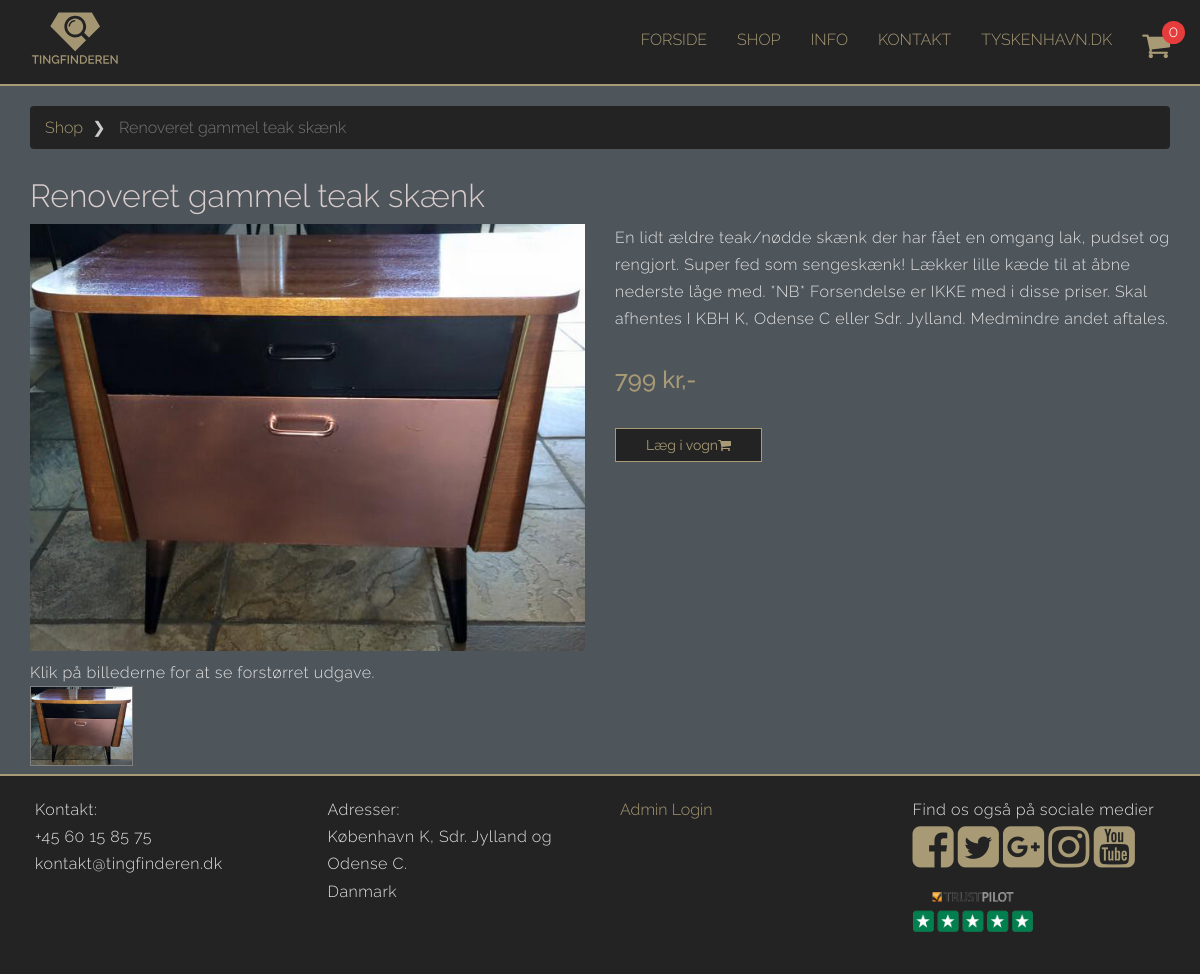
The page /showproduct.php?productid=10 on the database as committed earlier.
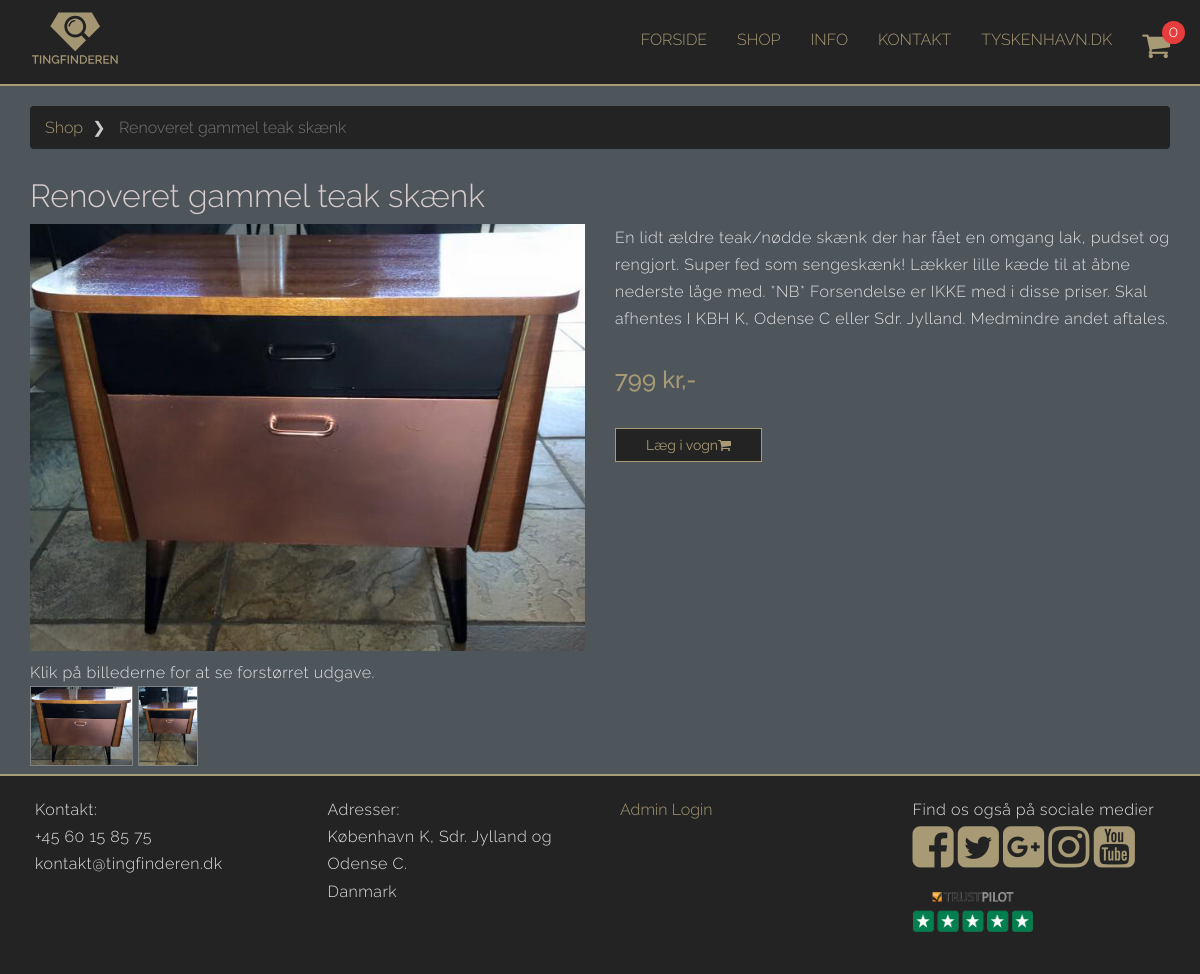
The same page on the database as committed later.
### tables this page shows
CREATE TABLE IF NOT EXISTS `products` (
  `idproducts` INT NOT NULL AUTO_INCREMENT,
  `productname` VARCHAR(60) NULL,
  `productdescription` TEXT(2000) NULL,
  `stock` INT NULL,
  `price` INT NULL,
  `date` TIMESTAMP NULL DEFAULT CURRENT_TIMESTAMP ON UPDATE CURRENT_TIMESTAMP,
  `mainimage` VARCHAR(100) NULL,
  `productcategory_idproductcategory` INT NOT NULL,
  PRIMARY KEY (`idproducts`),
  INDEX `fk_products_productcategory1_idx` (`productcategory_idproductcategory` ASC),
  CONSTRAINT `fk_products_productcategory1`
    FOREIGN KEY (`productcategory_idproductcategory`)
    REFERENCES `productcategory` (`idproductcategory`)
    ON DELETE NO ACTION
    ON UPDATE NO ACTION);

CREATE TABLE IF NOT EXISTS `productimages` (
  `idproductimages` INT NOT NULL AUTO_INCREMENT,
  `products_idproducts` INT NOT NULL,
  `imagesource` VARCHAR(100) NULL,
  PRIMARY KEY (`idproductimages`),
  INDEX `fk_productimages_products1_idx` (`products_idproducts` ASC),
  CONSTRAINT `fk_productimages_products1`
    FOREIGN KEY (`products_idproducts`)
    REFERENCES `products` (`idproducts`)
    ON DELETE NO ACTION
    ON UPDATE NO ACTION);

### showproduct.php (the view, shortened to what this page needs)
    <!DOCTYPE html>
    <html lang="da">
    <head>
        <?php
require_once("php/head.php");
?>
    <link rel="stylesheet" href="plugins/colorbox/colorbox.css" />
    </head>
    <body>
        <?php
require_once("php/header.php");
?>
            <div class="container">
                <div class="row">
                    <main>
                        <?php
    if(isset($_GET['productid'])){
            $productid = $_GET['productid'];
    }
    require_once("php/config.php");
    $sql = "select productname, productdescription, price, mainimage  from products where idproducts = ? limit 1";
    $stmt = $conn->prepare($sql);
    $stmt->bind_param('i', $productid);
    $stmt->bind_result($pname, $pdesc, $price, $pimage);
    $stmt->execute();
    while($stmt->fetch()){
        ?>
                            <div class="col-xs-12">
                                <ol class="breadcrumb top-buffer">
                                    <li><a href="shop.php">Shop</a></li>
                                    <li class="active">
                                        <?= $pname ?>
                                    </li>
                                </ol>
                                    <h1><?= $pname ?></h1>
                            </div>
                            <div class="col-sm-6 productpage">
                                <img src="<?= $pimage ?>" alt="<?= $pname ?>">
                            </div>
                            <div class="col-sm-6 product">
                                <p>
                                    <?= $pdesc ?>
                                </p>
                                <br>
                                <h2>
                                    <?= $price ?> kr,-
                                </h2>
                                <br>
                                <a href="<?= $_SERVER['PHP_SELF'] ?>?productid=<?= $productid ?>&amp;qty=1" class="btn graybutton sharp">Læg i vogn<i class="fa fa-shopping-cart"></i></a>
                            </div>
                            <div class="col-xs-12">
                                <p>Klik på billederne for at se forstørret udgave.</p>
                                <?php
    }
    $sqlimg = "select imagesource from productimages where products_idproducts = ?";
    $stmtimg = $conn->prepare($sqlimg);
    $stmtimg->bind_param('i', $productid);
    $stmtimg->bind_result($imgsrc);
    $stmtimg->store_result();
    $stmtimg->execute();
         while($stmtimg->fetch()){
    ?>
<a class='gallery' href='<?= $imgsrc ?>'><img src="<?= $imgsrc ?>" height="80" style="border: 1px solid gray;" alt="produktbilled" /></a>
                                    <?php
}
    ?>
                            </div>
                    </main>
                </div>
            </div>
            <?php
require_once("php/footer.php");
?>
    </body>
    </html>

### php/head.php (shortened to what this page needs)
<link rel="stylesheet" href="http://maxcdn.bootstrapcdn.com/bootstrap/3.3.5/css/bootstrap.min.css">
<link href="css/styles.css" rel="stylesheet">
<link rel="stylesheet" href="https://maxcdn.bootstrapcdn.com/font-awesome/4.5.0/css/font-awesome.min.css">

### php/header.php (shortened to what this page needs)
<?php
$frontpage = '';
$shop = '';
$about = '';
$tyskenhavn = '';
$contact = '';
$itemcount = 0;
if(isset($_SESSION["items"])){
    foreach($_SESSION["items"] as $key => $val)
    {
        $itemcount = $itemcount + $val;
    }
}else {
    $itemcount = 0;
}
?>
    <div class="navbar navbar-default navbar-static-top">
        <div class="container">
            <div class="navbar-header">
                <a href="index.php"><img src="images/logo.svg" alt="Tingfinderen logo" id="logo"></a>
            </div>
            <div class="collapse navbar-collapse navHeaderCollapse">
                <ul class="nav navbar-nav navbar-right verticalalign">
                    <li><a href="index.php" <?= $frontpage ?> class="uppercase hvr-underline-from-center">Forside</a></li>
                    <li><a href="shop.php" <?= $shop ?> class="uppercase hvr-underline-from-center">Shop</a></li>
                    <li><a href="about.php" <?= $about ?> class="uppercase hvr-underline-from-center">Info</a></li>
                    <li><a href="contact.php" <?= $contact ?> class="uppercase hvr-underline-from-center">Kontakt</a></li>
                    <li><a href="tyskenhavn.php" <?= $tyskenhavn ?> class="uppercase hvr-underline-from-center">Tyskenhavn.dk</a></li>
                    <li><a href="cart.php"><i class="fa fa-shopping-cart" style="font-size:30px;"></i><p class="cartamount"><?= $itemcount ?></p></a></li>
                </ul>
            </div>
        </div>
    </div>

### php/footer.php
    <div id="footer">
<div class="container">
    <div class="row">
        <div class="col-sm-3">
            <p>Kontakt:
                <br/>+45 60 15 85 75
                <br/> kontakt@tingfinderen.dk
            </p>
        </div>
        <div class="col-sm-3">
            <p>Adresser:
                <br/> København K, Sdr. Jylland og Odense C.
                <br/> Danmark
            </p>
        </div>
        <div class="col-sm-3">
            <a href="admin.php" class="admintext">Admin Login</a>
        </div>
        <div class="col-sm-3">
<p>Find os også på sociale medier</p>
            <a href="https://www.facebook.com/BJCtingfinderen-995619370494820/timeline" target="_blank"><i class="fa fa-facebook-square" style="font-size:48px;"></i></a>
            <a href="https://twitter.com/tingfinderen" target="_blank"><i class="fa fa-twitter-square" style="font-size:48px;"></i></a>
            <a href="https://plus.google.com/communities/108233623519576043625" target="_blank"><i class="fa fa-google-plus-square" style="font-size:48px;"></i></a>
            <a href="https://www.instagram.com/bjctingfinderen/" target="_blank"><i class="fa fa-instagram" style="font-size:48px;"></i></a>
            <a href="https://www.youtube.com/channel/UC0UBSMu4ebnayb1tB02G4PA" target="_blank"><i class="fa fa-youtube-square" style="font-size:48px;"></i></a>
       <a href="https://dk.trustpilot.com/review/tingfinderen.dk" target="_blank"><img src="images/trustpilot.png" id="trustpilot" alt="trustpilot"></a>
        </div>
    </div>
</div>
</div>

### css/styles.css (style rules this page uses)
html, body, div, span, applet, object, iframe, h1, h2, h3, h4, h5, h6, p, blockquote, pre, a, abbr, acronym, address, big, cite, code, del, dfn, em, img, ins, kbd, q, s, samp, small, strike, strong, sub, sup, tt, var, b, u, i, center, dl, dt, dd, ol, ul, li, fieldset, form, label, legend, table, caption, tbody, tfoot, thead, tr, th, td, article, aside, canvas, details, embed, figure, figcaption, footer, header, hgroup, menu, nav, output, ruby, section, summary, time, mark, audio, video { margin: 0; padding: 0; border: 0; font-size: 100%; font: inherit; vertical-align: baseline; }
body { line-height: 1; }
ol, ul { list-style: none; }
html { overflow-y: scroll; }
body { font-family: 'Raleway', sans-serif; font-weight: 300; line-height: 1.7; background-color: #4e565c; color: #d9cccc; }
body p { letter-spacing: 0.5px; color: #e3e1e1; }
body h1 { font-size: 2em; }
body h2 { font-size: 1.5em; color: #a89a75; font-weight: 500; }
body .sharp { border-radius: 0; padding: 6px 30px; }
body .graybutton { background-color: #232323; color: #a89a75; border: 1px solid #a89a75; -webkit-transition: 0.2s; transition: 0.2s; }
body .top-buffer { margin-top: 20px; }
body .uppercase { text-transform: uppercase; }
body .cartamount { background-color: #e63c3c; width: 23px; height: 23px; text-align: center; border-radius: 200px; position: relative; left: 20px; top: -40px; color: #FFFFFF; line-height: 1.4; }
body .breadcrumb > li + li:before { color: #cccccc; content: "\276F\00a0"; }
body main { min-height: 400px; margin-bottom: 30px; border-radius: 5px; }
body main .productpage img { width: 100%; }
body main .breadcrumb { background-color: #232323; }
body main .breadcrumb a { color: #a89a75; }
body .navbar { margin-bottom: 0px; border-bottom: 2px solid #a89a75; }
body #logo { height: 70px; margin: 5px 5px 0px 5px; }
body #footer { min-height: 200px; background-color: #232323; color: #d9cccc; padding: 20px; border-top: 2px solid #a89a75; }
body #footer i { color: #a89a75; -webkit-transition: 0.2s; transition: 0.2s; }
body .admintext { color: #a89a75; }
body #trustpilot { width: 120px; display: block; margin-top: 20px; }
.navbar-default { background-color: #232323; border-color: #000000; }
.navbar-default .navbar-nav > li > a { color: #a89a75; }
.navbar-default .navbar-collapse, .navbar-default .navbar-form { border-color: #a89a75; }
@media only screen and (min-width: 768px) { ul { position: relative; top: 15px; } }
@media only screen and (min-width: 768px) { body #logo { margin: 5px 5px 0px 0px; } }
@media only screen and (min-width: 768px) { .hvr-underline-from-center { display: inline-block; vertical-align: middle; -webkit-transform: translateZ(0); transform: translateZ(0); box-shadow: 0 0 1px rgba(0, 0, 0, 0); -webkit-backface-visibility: hidden; backface-visibility: hidden; -moz-osx-font-smoothing: grayscale; position: relative; overflow: hidden; } }
@media only screen and (min-width: 768px) { .hvr-underline-from-center:before { content: ""; position: absolute; z-index: -1; left: 50%; right: 50%; bottom: 0; background: #a89a75; height: 1px; -webkit-transition-property: left, right; transition-property: left, right; -webkit-transition-duration: 0.3s; transition-duration: 0.3s; -webkit-transition-timing-function: ease-out; transition-timing-function: ease-out; } }

Rows that differ between the two databases and show on the page:
added productimages: imagesource (picture)
